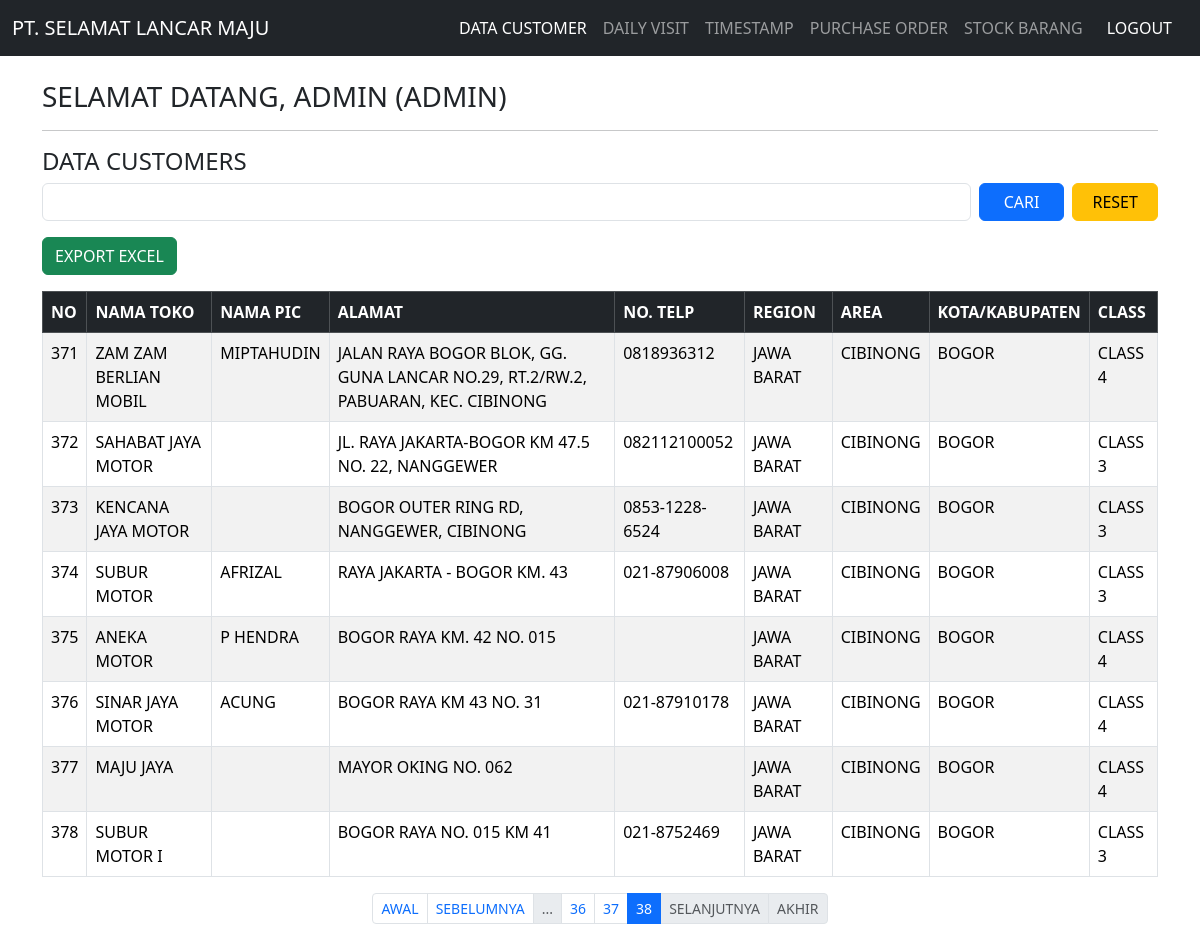
Screenshot of /customers.php?page=38 (signed in) with the database file from the repository.
### tables this page shows
CREATE TABLE `customers` (
  `id` int(11) NOT NULL,
  `nama_toko` varchar(100) NOT NULL,
  `nama_pic` varchar(100) NOT NULL,
  `alamat` text NOT NULL,
  `no_telp` varchar(20) NOT NULL,
  `region` varchar(50) NOT NULL,
  `area` varchar(50) NOT NULL,
  `kota_kabupaten` varchar(100) NOT NULL,
  `class` enum('1','2','3','4','5','6') NOT NULL,
  `created_at` timestamp NOT NULL DEFAULT current_timestamp()
);

### customers.php (the view, shortened to what this page needs)
<?php
include 'config.php';
$username = $_SESSION['username'];
$role     = $_SESSION['role'];
$limit = 10;
$page = isset($_GET['page']) ? (int)$_GET['page'] : 1;
$offset = ($page - 1) * $limit;
$search = isset($_GET['search']) ? trim($_GET['search']) : '';
$where  = "";
$params = [];
$types  = "";
if ($where != "") {
    $stmt = $conn->prepare("SELECT COUNT(*) as total FROM customers $where");
    $stmt->bind_param($types, ...$params);
    $stmt->execute();
    $total_result = $stmt->get_result();
} else {
    $total_result = $conn->query("SELECT COUNT(*) as total FROM customers");
}
$total_data  = $total_result->fetch_assoc()['total'];
$total_pages = ceil($total_data / $limit);
if ($where != "") {
    $sql  = "SELECT * FROM customers $where ORDER BY id DESC LIMIT ? OFFSET ?";
    $stmt = $conn->prepare($sql);
    $params[] = $limit;
    $params[] = $offset;
    $types   .= "ii";
    $stmt->bind_param($types, ...$params);
    $stmt->execute();
    $result = $stmt->get_result();
} else {
    $stmt = $conn->prepare("SELECT * FROM customers ORDER BY id DESC LIMIT ? OFFSET ?");
    $stmt->bind_param("ii", $limit, $offset);
    $stmt->execute();
    $result = $stmt->get_result();
}
?>
<!DOCTYPE html>
<html lang="id">
<head>
  <link href="https://cdn.jsdelivr.net/npm/bootstrap@5.3.8/dist/css/bootstrap.min.css" rel="stylesheet">
</head>
<body>
  <nav class="navbar navbar-expand-lg navbar-dark bg-dark">
    <div class="container-fluid">
      <a class="navbar-brand" href="customers.php">PT. SELAMAT LANCAR MAJU</a>
      <div class="collapse navbar-collapse" id="navbarNav">
        <ul class="navbar-nav ms-auto">
            <li class="nav-item"><a class="nav-link active" href="customers.php">DATA CUSTOMER</a></li>
            <li class="nav-item"><a class="nav-link" href="daily_visit.php">DAILY VISIT</a></li>
            <li class="nav-item"><a class="nav-link" href="timestamp.php">TIMESTAMP</a></li>
            <li class="nav-item"><a class="nav-link" href="#">PURCHASE ORDER</a></li>
            <li class="nav-item"><a class="nav-link" href="#">STOCK BARANG</a></li>
            <li class="nav-item">
                <a class="nav-link text-white btn btn-sm btn-danger px-3" href="logout.php">LOGOUT</a>
            </li>
        </ul>
      </div>
    </div>
  </nav>
  <div class="container mt-4">
    <h3>SELAMAT DATANG, <?= $username ?> (<?= $role ?>)</h3>
    <hr>
    <h4 id="customers">DATA CUSTOMERS</h4>
    <form method="GET" class="row g-2 mb-3">
        <div class="col-md-10">
            <input type="text" name="search" value="<?= htmlspecialchars($search) ?>" class="form-control" style="text-transform: uppercase;">
        </div>
        <div class="col">
            <button type="submit" class="btn btn-primary w-100">CARI</button>
        </div>
        <div class="col">
            <a href="customers.php" class="btn btn-warning w-100">RESET</a>
        </div>
      </form>
      <div class="col">
          <a href="customers.php?export=excel&search=<?= urlencode($search) ?>" class="btn btn-success">EXPORT EXCEL</a>
      </div>
    <div class="table-responsive">
      <table class="table table-bordered table-striped mt-3">
        <thead class="table-dark">
          <tr>
            <th>NO</th>
            <th>NAMA TOKO</th>
            <th>NAMA PIC</th>
            <th>ALAMAT</th>
            <th>NO. TELP</th>
            <th>REGION</th>
            <th>AREA</th>
            <th>KOTA/KABUPATEN</th>
            <th>CLASS</th>
          </tr>
        </thead>
        <tbody>
          <?php
          if ($result->num_rows > 0):
              $no = $offset + 1;
              while($row = $result->fetch_assoc()): ?>
              <tr>
                <td><?= $no++ ?></td>
                <td><?= $row['nama_toko'] ?></td>
                <td><?= $row['nama_pic'] ?></td>
                <td><?= $row['alamat'] ?></td>
                <td><?= $row['no_telp'] ?></td>
                <td><?= $row['region'] ?></td>
                <td><?= $row['area'] ?></td>
                <td><?= $row['kota_kabupaten'] ?></td>
                <td>CLASS <?= $row['class'] ?></td>
              </tr>
          <?php
              endwhile;
          else: ?>
            <tr>
              <td colspan="9" class="text-center">BELUM ADA DATA CUSTOMER</td>
            </tr>
          <?php endif; ?>
        </tbody>
      </table>
    </div>
    <nav aria-label="Page navigation">
      <ul class="pagination pagination-sm justify-content-center flex-wrap">
        <li class="page-item <?= ($page <= 1) ? 'disabled' : '' ?>">
          <a class="page-link" href="?page=1<?= ($search ? "&search=" . urlencode($search) : "") ?>">AWAL</a>
        </li>
        <li class="page-item <?= ($page <= 1) ? 'disabled' : '' ?>">
          <a class="page-link" href="?page=<?= $page - 1 ?><?= ($search ? "&search=" . urlencode($search) : "") ?>">SEBELUMNYA</a>
        </li>
        <?php
        $range = 2;
        $start = max(1, $page - $range);
        $end   = min($total_pages, $page + $range);
        if ($start > 1) {
            echo '<li class="page-item disabled"><span class="page-link">...</span></li>';
        }
        for ($i = $start; $i <= $end; $i++): ?>
          <li class="page-item <?= ($i == $page) ? 'active' : '' ?>">
            <a class="page-link" href="?page=<?= $i ?><?= ($search ? "&search=" . urlencode($search) : "") ?>"><?= $i ?></a>
          </li>
        <?php endfor;
        ?>
        <li class="page-item <?= ($page >= $total_pages) ? 'disabled' : '' ?>">
          <a class="page-link" href="?page=<?= $page + 1 ?><?= ($search ? "&search=" . urlencode($search) : "") ?>">SELANJUTNYA</a>
        </li>
        <li class="page-item <?= ($page >= $total_pages) ? 'disabled' : '' ?>">
          <a class="page-link" href="?page=<?= $total_pages ?><?= ($search ? "&search=" . urlencode($search) : "") ?>">AKHIR</a>
        </li>
      </ul>
    </nav>
  </div>
</body>
</html>

### rows the page displays
customers: nama_toko "ZAM ZAM BERLIAN MOBIL", nama_pic "MIPTAHUDIN", alamat "JALAN RAYA BOGOR BLOK, GG. GUNA LANCAR NO.29, RT.2/RW.2, PABUARAN, KEC. CIBINONG", no_telp "0818936312", region "JAWA BARAT", area "CIBINONG", kota_kabupaten "BOGOR", class "4"
customers: nama_toko "SAHABAT JAYA MOTOR", alamat "JL. RAYA JAKARTA-BOGOR KM 47.5 NO. 22, NANGGEWER", no_telp "082112100052", region "JAWA BARAT", area "CIBINONG", kota_kabupaten "BOGOR", class "3"
customers: nama_toko "KENCANA JAYA MOTOR", alamat "BOGOR OUTER RING RD, NANGGEWER, CIBINONG", no_telp "0853-1228-6524", region "JAWA BARAT", area "CIBINONG", kota_kabupaten "BOGOR", class "3"
customers: nama_toko "SUBUR MOTOR", nama_pic "AFRIZAL", alamat "RAYA JAKARTA - BOGOR KM. 43", no_telp "021-87906008", region "JAWA BARAT", area "CIBINONG", kota_kabupaten "BOGOR", class "3"
customers: nama_toko "ANEKA MOTOR", nama_pic "P HENDRA", alamat "BOGOR RAYA KM. 42 NO. 015", region "JAWA BARAT", area "CIBINONG", kota_kabupaten "BOGOR", class "4"
customers: nama_toko "SINAR JAYA MOTOR", nama_pic "ACUNG", alamat "BOGOR RAYA KM 43 NO. 31", no_telp "021-87910178", region "JAWA BARAT", area "CIBINONG", kota_kabupaten "BOGOR", class "4"
customers: nama_toko "MAJU JAYA", alamat "MAYOR OKING NO. 062", region "JAWA BARAT", area "CIBINONG", kota_kabupaten "BOGOR", class "4"
customers: nama_toko "SUBUR MOTOR I", alamat "BOGOR RAYA NO. 015 KM 41", no_telp "021-8752469", region "JAWA BARAT", area "CIBINONG", kota_kabupaten "BOGOR", class "3"

### other values shown
$username "ADMIN"
$role "ADMIN"
